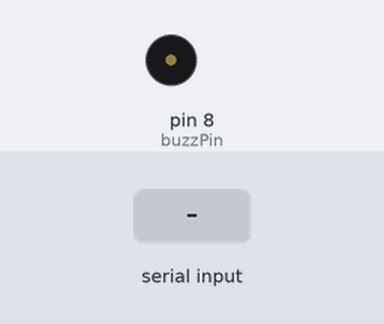
The sketch below on a simulated Arduino Uno, built with avr-gcc and run on an emulated ATmega328P. Parts: buzzer (waves = sounding, pin HIGH). The test bench sets the inputs (shaded band). What the sketch prints to the serial monitor is not drawn.

Above: at 1.2 s.
1.3 s: "90,45\n" received over Serial
At 1.7 s:
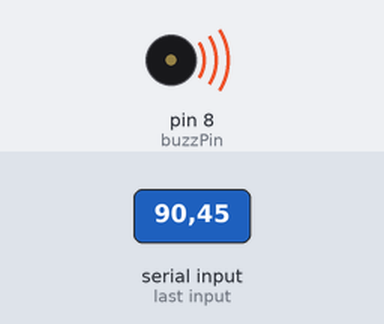
Timing chart, 0 to 8.8 s (numbered marks = the images above; inputs shaded):
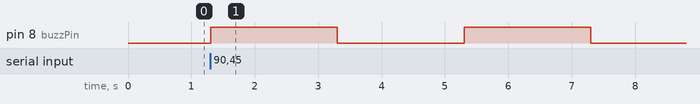

Measured:
- after the input at 1.3 s, pin 8 (buzzPin): alternates HIGH for 2.0 s and LOW for 2.0 s, starting at once

The sketch:

use_a_buzzer.ino
```cpp
int myNum;
int buzzPin = 8;
String msg ="Please enter your Number: ";
int time=2000; // two seconds


void setup() {
  // put your setup code here, to run once:
Serial.begin(9600);
pinMode(buzzPin, OUTPUT);

}

void loop() {
  // put your main code here, to run repeatedly:
  // ASK WAIT READ
Serial.println(msg); //Ask
while(Serial.available()==0){ // Wait
    // do nothing
}
myNum = Serial.parseInt(); // Read
if (myNum>10) {
  digitalWrite(buzzPin, HIGH);
  delay(time);
  digitalWrite(buzzPin, LOW);
  delay(time);
  }


}
```
